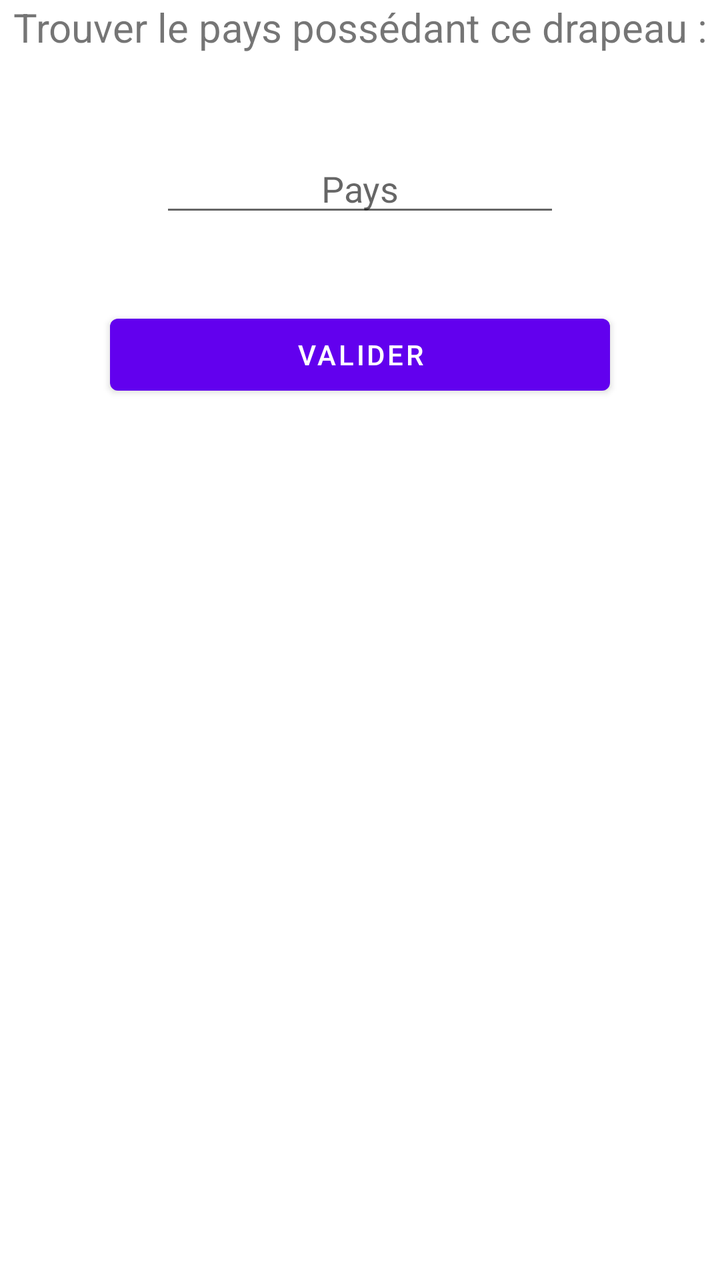
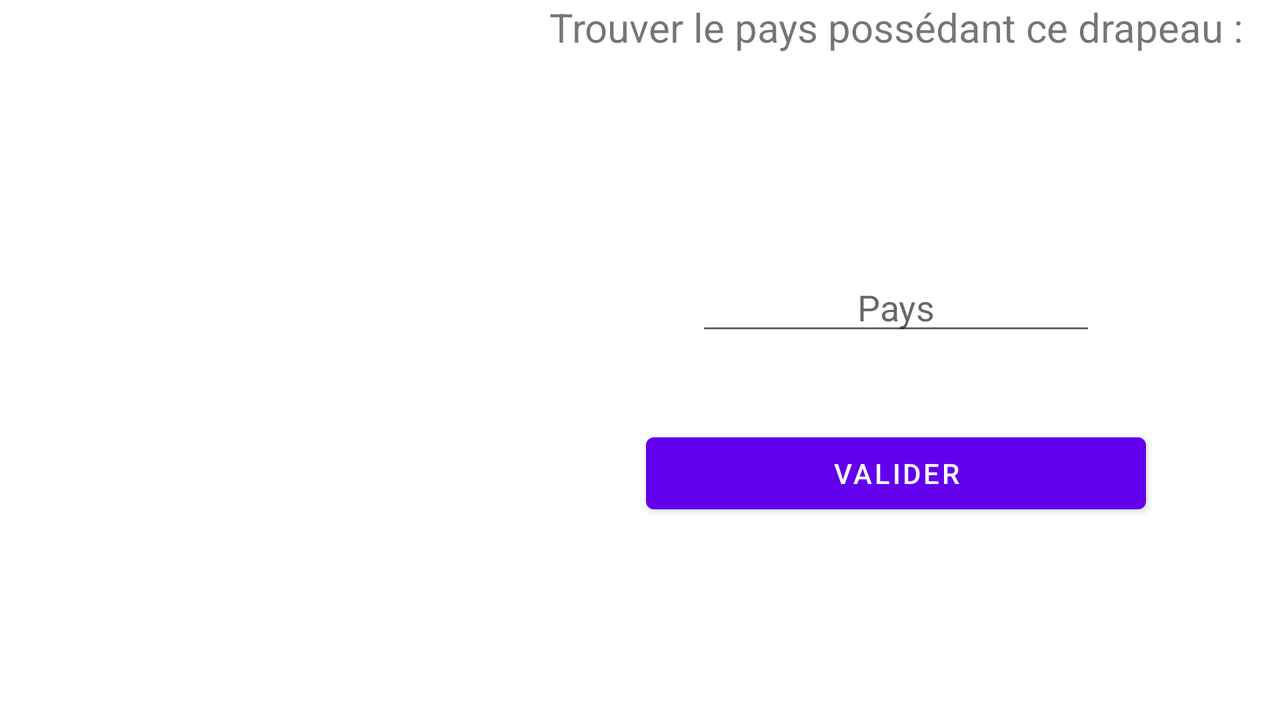

The same Android screen from two of the app's own layout files: first res/layout/ as a phone draws it, then the repository's variant for another configuration, drawn on a device whose configuration selects that folder. Both files follow.
<!-- AndroidManifest.xml: application theme Theme.Josserajecoledesloustics -->
<!-- res/layout/activity_geo_drapeau_affichage.xml -->
<?xml version="1.0" encoding="utf-8"?>
<LinearLayout xmlns:android="http://schemas.android.com/apk/res/android"
    xmlns:app="http://schemas.android.com/apk/res-auto"
    xmlns:tools="http://schemas.android.com/tools"
    android:layout_width="match_parent"
    android:layout_height="match_parent"
    android:orientation="vertical"
    tools:context=".activities.geographie.ActivityGeoDrapeauAffichage">

    <TextView
        android:layout_width="match_parent"
        android:layout_height="wrap_content"
        android:gravity="center"
        android:textSize="20dp"
        android:layout_marginBottom="5dp"
        android:text="Trouver le pays possédant ce drapeau :"/>

    <ImageView
        android:id="@+id/affichageDrapeau"
        android:layout_width="match_parent"
        android:layout_height="wrap_content"
        android:src="@drawable/flag_inde"/>


    <EditText
        android:id="@+id/reponseDrapeauPays"
        android:layout_marginTop="40dp"
        android:layout_width="200dp"
        android:layout_height="wrap_content"
        android:layout_gravity="center"
        android:gravity="center"
        android:inputType="textPersonName"
        android:singleLine="true"
        android:hint="Pays" />

    <Button
        android:layout_width="250dp"
        android:layout_marginTop="40dp"
        android:layout_height="wrap_content"
        android:layout_gravity="center"
        android:text="Valider"
        android:onClick="validationDrapeau"/>

</LinearLayout>
<!-- resources referenced by this layout -->
<resources>
  <style name="Theme.Josserajecoledesloustics" parent="Theme.MaterialComponents.DayNight.DarkActionBar">
          
          <item name="colorPrimary">@color/purple_500</item>
          <item name="colorPrimaryVariant">@color/purple_700</item>
          <item name="colorOnPrimary">@color/white</item>
          
          <item name="colorSecondary">@color/teal_200</item>
          <item name="colorSecondaryVariant">@color/teal_700</item>
          <item name="colorOnSecondary">@color/black</item>
          
          <item name="android:statusBarColor" tools:targetApi="l">?attr/colorPrimaryVariant</item>
          
      </style>
</resources>
<!-- res/layout-land/activity_geo_drapeau_affichage.xml (the repository's variant of the layout above) -->
<!-- drawn on the phone turned sideways -->
<?xml version="1.0" encoding="utf-8"?>
<LinearLayout xmlns:android="http://schemas.android.com/apk/res/android"
    xmlns:app="http://schemas.android.com/apk/res-auto"
    xmlns:tools="http://schemas.android.com/tools"
    android:layout_width="match_parent"
    android:layout_height="match_parent"
    android:orientation="horizontal">

    <LinearLayout
        android:layout_width="match_parent"
        android:layout_height="match_parent"
        android:layout_weight="3"
        android:orientation="vertical"
        android:gravity="center">

        <ImageView
            android:id="@+id/affichageDrapeau"
            android:layout_width="match_parent"
            android:layout_height="wrap_content"
            android:src="@drawable/flag_inde"/>

    </LinearLayout>

    <LinearLayout
        android:layout_width="match_parent"
        android:layout_height="match_parent"
        android:layout_weight="2"
        android:orientation="vertical">

        <LinearLayout
            android:layout_width="match_parent"
            android:layout_height="wrap_content"
            android:orientation="vertical">

            <TextView
                android:layout_width="match_parent"
                android:layout_height="wrap_content"
                android:gravity="center"
                android:textSize="20dp"
                android:layout_marginBottom="5dp"
                android:text="Trouver le pays possédant ce drapeau :"/>

        </LinearLayout>

        <LinearLayout
            android:layout_width="match_parent"
            android:layout_height="match_parent"
            android:orientation="vertical"
            android:gravity="center">

            <EditText
                android:id="@+id/reponseDrapeauPays"
                android:layout_width="200dp"
                android:layout_height="wrap_content"
                android:layout_gravity="center"
                android:gravity="center"
                android:inputType="textPersonName"
                android:singleLine="true"
                android:hint="Pays" />

            <Button
                android:layout_width="250dp"
                android:layout_marginTop="40dp"
                android:layout_height="wrap_content"
                android:layout_gravity="center"
                android:text="Valider"
                android:onClick="validationDrapeau"/>

        </LinearLayout>

    </LinearLayout>


</LinearLayout>
